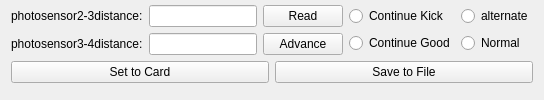
          <widget class="DHBaseWidget" name="widget_IOCard2Set" native="true">
           <layout class="QGridLayout" name="gridLayout_19">
            <property name="topMargin">
             <number>0</number>
            </property>
            <item row="1" column="1">
             <layout class="QVBoxLayout" name="namelayout_IOCard2Set"/>
            </item>
            <item row="2" column="1">
             <layout class="QGridLayout" name="gridLayout_9">
              <item row="0" column="0">
               <layout class="QGridLayout" name="gridLayout_10">
                <item row="1" column="0">
                 <widget class="QLabel" name="label_5">
                  <property name="text">
                   <string>photosensor3-4distance:</string>
                  </property>
                 </widget>
                </item>
                <item row="0" column="1">
                 <widget class="QLineEdit" name="Distance2to3">
                  <property name="sizePolicy">
                   <sizepolicy hsizetype="Minimum" vsizetype="Fixed">
                    <horstretch>0</horstretch>
                    <verstretch>0</verstretch>
                   </sizepolicy>
                  </property>
                  <property name="maximumSize">
                   <size>
                    <width>16777215</width>
                    <height>16777215</height>
                   </size>
                  </property>
                 </widget>
                </item>
                <item row="1" column="1">
                 <widget class="QLineEdit" name="Distance3to4">
                  <property name="sizePolicy">
                   <sizepolicy hsizetype="Minimum" vsizetype="Fixed">
                    <horstretch>0</horstretch>
                    <verstretch>0</verstretch>
                   </sizepolicy>
                  </property>
                  <property name="maximumSize">
                   <size>
                    <width>16777215</width>
                    <height>16777215</height>
                   </size>
                  </property>
                 </widget>
                </item>
                <item row="0" column="2">
                 <widget class="QPushButton" name="read2">
                  <property name="text">
                   <string>Read</string>
                  </property>
                 </widget>
                </item>
                <item row="1" column="2">
                 <widget class="QPushButton" name="advance2">
                  <property name="text">
                   <string>Advance</string>
                  </property>
                 </widget>
                </item>
                <item row="0" column="0">
                 <widget class="QLabel" name="label_senser2to3distance">
                  <property name="text">
                   <string>photosensor2-3distance:</string>
                  </property>
                 </widget>
                </item>
               </layout>
              </item>
              <item row="0" column="1">
               <layout class="QGridLayout" name="gridLayout_3">
                <item row="0" column="0">
                 <widget class="QRadioButton" name="radioButton_bad_2">
                  <property name="text">
                   <string>Continue Kick</string>
                  </property>
                 </widget>
                </item>
                <item row="0" column="1">
                 <widget class="QRadioButton" name="radioButton_alternate_2">
                  <property name="text">
                   <string>alternate</string>
                  </property>
                 </widget>
                </item>
                <item row="1" column="0">
                 <widget class="QRadioButton" name="radioButton_good_2">
                  <property name="text">
                   <string>Continue Good</string>
                  </property>
                 </widget>
                </item>
                <item row="1" column="1">
                 <widget class="QRadioButton" name="radioButton_normal_2">
                  <property name="text">
                   <string>Normal</string>
                  </property>
                 </widget>
                </item>
               </layout>
              </item>
              <item row="1" column="0" colspan="2">
               <layout class="QHBoxLayout" name="horizontalLayout_11">
                <item>
                 <widget class="QPushButton" name="settocard_2">
                  <property name="text">
                   <string>Set to Card</string>
                  </property>
                 </widget>
                </item>
                <item>
                 <widget class="QPushButton" name="settofile_2">
                  <property name="text">
                   <string>Save to File</string>
                  </property>
                 </widget>
                </item>
               </layout>
              </item>
             </layout>
            </item>
           </layout>
           <zorder></zorder>
           <zorder></zorder>
          </widget>
